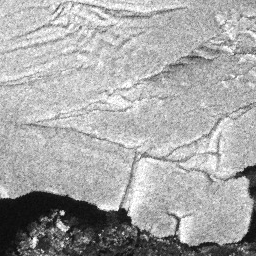
%> input picture PCAKmeans-master/Sulzberger1_1.bmp, 256 x 256 px
$ octave Fig_sulz_PCAKM.m   (GNU Octave 9; MATLAB toolbox functions it lacks are replaced by stand-ins)
%> lines starting %> are read from the running program, lines starting %| are printed output that depends on the picture; in (x1, y1, x2, y2) boxes, pixels count from 0 and x2, y2 are one past the last pixel; in counts of white or black regions, pixels touching at a corner belong together; the program's own positions count from 1; long printed decimals are rounded
### PCAKmeans-master/pca_kmeans.m
function [change_map] = pca_kmeans(im1,im2,block_size,rate)
%% [change_map] = pca_kmeans(im1,im2,block_size,rate)
% im1: Input image for time 1 with size of [m,n,k];
% im2: Input image for time 2 with size of [m,n,k];
% block_size: Size of block;
% rate: Proportion of the Pricipal Components;
%
% change_map: Change map with size of [m,n];

%% set the proportion of the Pricipal Components;
if nargin <= 3
    rate=0.9;
end

%% calculate the image_size and padding_size;
image_size = size(im1);
padding_size = image_size + block_size;
padding_size(3) = padding_size(3) - block_size;

%% calculate the difference image;
delta = abs(double(im1)-double(im2));

%% padding
padding_img = zeros(padding_size);
lb = ceil(block_size/2);
ub_col = lb+image_size(1)-1;
ub_row = lb+image_size(2)-1;
padding_img(lb:ub_col,lb:ub_row,:)=delta;

%% generate feature vector for blocks;
vk = zeros(prod(image_size(1:2)),image_size(3)*block_size*block_size);
cnt=1;
for k1=1:image_size(1)
    for k2=1:image_size(2)
        vk_temp = padding_img(k1:k1+block_size-1,k2:k2+block_size-1,:);
        vk(cnt,:)=reshape(vk_temp,[],1);
        cnt=cnt+1;
    end
end
clear cnt;

%% normlization
mean_val = mean(vk);
std_val = std(vk)+1e-12;
num = size(vk,1);
vk = (vk-repmat(mean_val,num,1))./repmat(std_val,num,1);

%% PCA
cov = vk' * vk;
[V,D]=eig(cov);
val=diag(D);
for k1=length(val):-1:1
    if(sum(val(k1:length(val)))>=rate*sum(val))
        break;
    end
end
vec=V(:,k1:length(val));
feature=vk * vec;

%% kmeans
[label,~]=kmeans(feature,2);
change_map=reshape(label,image_size([2,1]));
change_map=change_map'-1;
end

### SAR_Change_Detection_CWNN-master/evaluate_g.m
function  [FA,MA,OE,CA,KC]=evaluate_g(refImage,tstImage)
% DAcom.m
% Usage: [FA,MA,OE]=DAcom(refImage,testImage)
% Inputs:
%   refImage=reference map
%   testImage=detection map
% Outputs:
%   FA=False alarms
%   MA=Missed alarms
%   OE=Overall Error
%   CA= PCC
% July,15,2009
% Copyright(C) 2008-2009 by Fan
%-------------------------------------------------------------------------
if isempty(refImage)
    error('!!!Not exist reference map');
end

refImage(find(refImage>=128))=255;
refImage(find(refImage<128))=0;

RI=refImage(:);
TI=tstImage(:);


aa=find(RI==0&TI~=0);
bb=find(RI~=0&TI==0);

FA=numel(aa);
MA=numel(bb);
OE=FA+MA;
[m,n]=size(tstImage);
CA = 1-OE/(m*n);
PCC = CA;
label_1 = length(find(RI==255))
label_0 = length(find(RI==0))

PRE=((label_1+FA-MA)*label_1+(label_0+MA-FA)*label_0)/((m*n)*(m*n))
KC=(PCC-PRE)/(1-PRE)

### PCAKmeans-master/Fig_sulz_PCAKM.m
% MATLAB implementation for "Unsupervised Change Detection in Satellite Images Using Principal Component Analysis and k-Means Clustering"
%
% Created on Thu Dec 7 2017, @author: rulixiang

clear;clc
close all
t1 = clock;
im1   = imread('Sulzberger1_1.bmp');
%> im1 is the input picture: size 256x256x3 uint8; min 7, max 255, mean 168
im2   = imread('Sulzberger1_2.bmp');
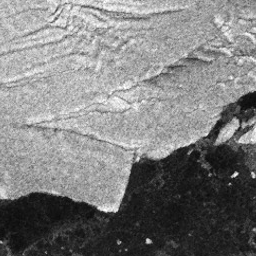
%> input picture PCAKmeans-master/Sulzberger1_2.bmp, 256 x 256 px
%> im2 is the input picture: size 256x256x3 uint8; min 8, max 255, mean 126.3
im_gt = imread('Sulzberger1_gt.bmp');
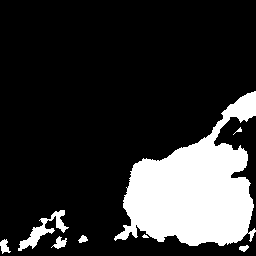
%> input picture PCAKmeans-master/Sulzberger1_gt.bmp, 256 x 256 px
%> im_gt: size 256x256 uint8; 19.2% white; 8 white regions (1 under 20 px), largest, box (x1, y1, x2, y2) and area: (114, 91, 256, 246) 11713, (18, 210, 69, 251) 569, (51, 236, 67, 249) 102
sum(im1(:,:,1)-im1(:,:,2))
%> ans = 256 values from 0 to 0
fprintf(' ... ... read image file finished !!! !!!\n\n');

% im1 = double(im1(:,:,1));
% im2 = double(im2(:,:,1));


figure

pca_res = pca_kmeans(im1,im2,4)*255;
%> in pca_kmeans, `delta = abs(double(im1)-double(im2));`:
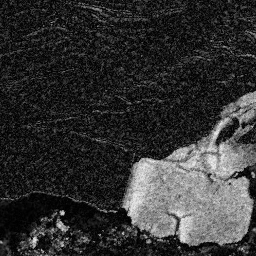
%> delta: size 256x256x3 double; min 0, max 240, mean 50.3
%> in pca_kmeans, `padding_img(lb:ub_col,lb:ub_row,:)=delta;`:
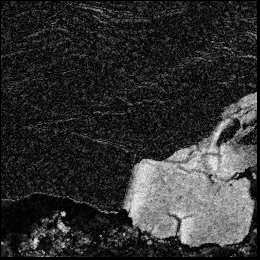
%> padding_img: size 260x260x3 double; min 0, max 240, mean 48.8
%> after the loop in pca_kmeans, `for k1=1:image_size(1)`: cnt = 65537
%> in pca_kmeans, `mean_val = mean(vk);`: mean_val = 48 values, max 50.33 at index 6, min 49.95 at index 16, mean 50.11
%> in pca_kmeans, `std_val = std(vk)+1e-12;`: std_val = 48 values, max 54.52 at index 16, min 54.31 at index 6, mean 54.41
%> in pca_kmeans, `num = size(vk,1);`: num = 65536
%> in pca_kmeans, `val=diag(D);`: val = 48 values from -3.88e-10 to 2673772.9
%> in pca_kmeans, `vec=V(:,k1:length(val));`: vec = 48 rows, first 12: [-0.104 -0.205 0.141; -0.166 -0.136 0.144; -0.218 0.0122 0.145; -0.205 0.111 0.142; -0.0177 -0.214 0.144; -0.0637 -0.121 0.147; -0.124 0.0639 0.147; -0.131 0.173 0.144; 0.126 -0.172 0.144; 0.12 -0.066 0.147; 0.059 0.118 0.147; 0.0133 0.214 0.144]
%> in pca_kmeans, `change_map=reshape(label,image_size([2,1]));`:
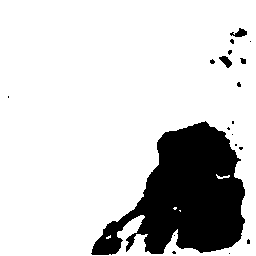
%> change_map: size 256x256 double; values 1 (black) and 2 (white), 81.7% white; 19 black regions (15 under 20 px), largest, box (x1, y1, x2, y2) and area: (91, 121, 245, 255) 11672, (230, 28, 247, 37) 85, (219, 56, 232, 68) 84, (240, 58, 246, 64) 27
%> in pca_kmeans, `change_map=change_map'-1;`:
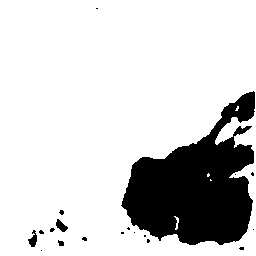
%> change_map: size 256x256 double; values 0 (black) and 1 (white), 81.7% white; 19 black regions (15 under 20 px), largest, box (x1, y1, x2, y2) and area: (121, 91, 255, 245) 11672, (28, 230, 37, 247) 85, (56, 219, 68, 232) 84, (58, 240, 64, 246) 27
imshow(pca_res)


[FA,MA,OE,CA,KCC] = evaluate_g(im_gt, pca_res);% get the accuracy ratio
%> in evaluate_g, `aa=find(RI==0&TI~=0);`: aa = 52386 values from 1 to 65536
%> in evaluate_g, `bb=find(RI~=0&TI==0);`: bb = 11446 values from 7408 to 65136
%> in evaluate_g, `FA=numel(aa);`: FA = 52386
%> in evaluate_g, `MA=numel(bb);`: MA = 11446
%> in evaluate_g, `OE=FA+MA;`: OE = 63832
%> in evaluate_g, `CA = 1-OE/(m*n);`: CA = 0.026
%> in evaluate_g, `label_1 = length(find(RI==255))`: label_1 = 12610
%> in evaluate_g, `label_0 = length(find(RI==0))`: label_0 = 52926
%> in evaluate_g, `PRE=((label_1+FA-MA)*label_1+(label_0+MA-FA)*label_0)/((m*n)*(m*n))`: PRE = 0.305
%> in evaluate_g, `KC=(PCC-PRE)/(1-PRE)`: KC = -0.401
%> FA = 52386; MA = 11446; OE = 63832; CA = 0.026; KCC = -0.401
fprintf('FALSE ALRAMS : %d \n', FA);
%| FALSE ALRAMS : 52386
fprintf('MISSED PIXEL : %d \n', MA);
%| MISSED PIXEL : 11446
fprintf('OVERALL ERROR: %d \n', OE);
%| OVERALL ERROR: 63832
fprintf('PCC          : %f \n\n\n', CA);
%| PCC          : 0.026
fprintf('KCC          : %f \n\n\n', KCC);
%| KCC          : -0.4013
t2 = clock;
etime(t2,t1)

save data_sulz_PCAKM.mat pca_res
% load data_sulz_PCAKM.mat
